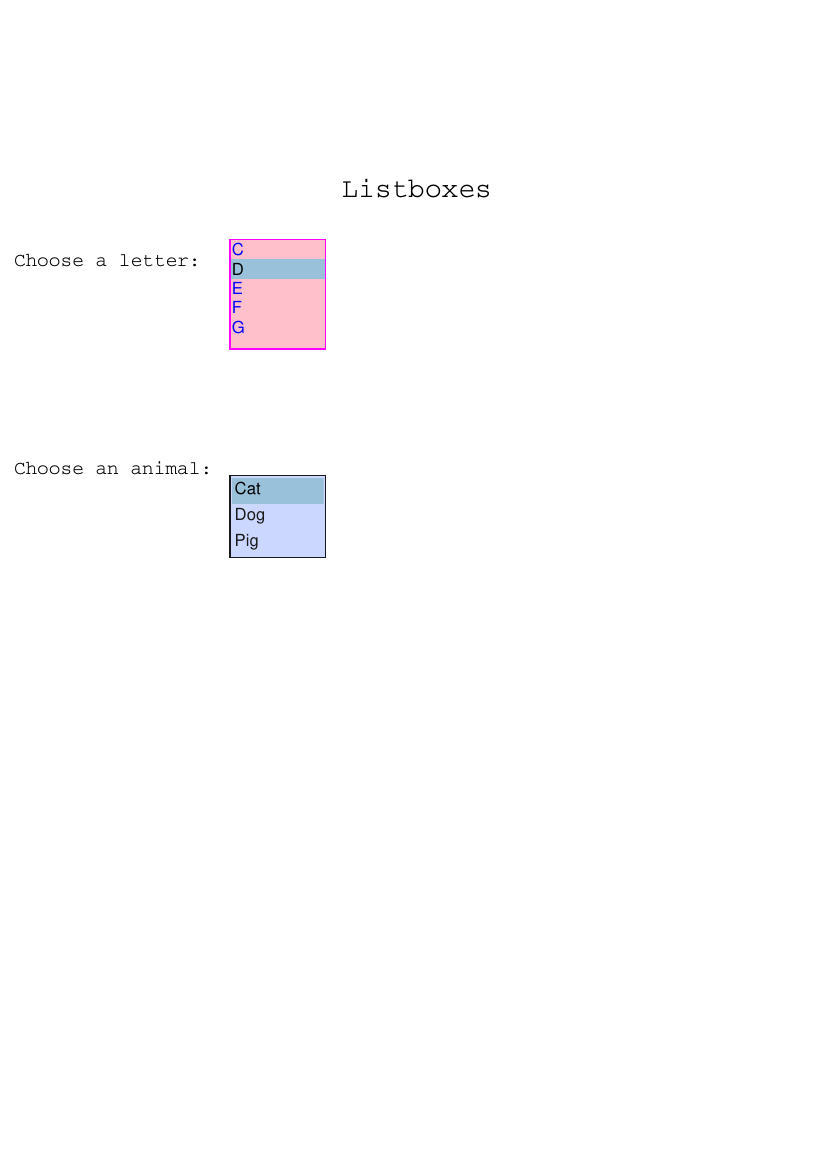

Recreate this plot in Python.
from reportlab.pdfgen import canvas
from reportlab.lib.colors import magenta, pink, blue


def create_simple_listboxes():
    c = canvas.Canvas('listbox.pdf')

    c.setFont("Courier", 20)
    c.drawCentredString(300, 700, 'Listboxes')
    c.setFont("Courier", 14)
    form = c.acroForm

    c.drawString(10, 650, 'Choose a letter:')
    options = [('A', 'Av'), 'B', ('C', 'Cv'), ('D', 'Dv'), 'E', ('F',), ('G', 'Gv')]
    form.listbox(name='listbox1', tooltip='Field choice1', value='A',
                 x=165, y=590,
                 width=70, height=80,
                 borderColor=magenta, fillColor=pink, textColor=blue,
                 forceBorder=True,
                 options=options,
                 fieldFlags='multiSelect')

    c.drawString(10, 500, 'Choose an animal:')
    options = [('Cat', 'cat'), ('Dog', 'dog'), ('Pig', 'pig')]
    form.listbox(name='choice2', tooltip='Field choice2', value='Cat',
                 options=options,
                 x=165, y=440,
                 width=70, height=60,
                 borderStyle='solid', borderWidth=1,
                 forceBorder=True)

    c.save()


if __name__ == '__main__':
    create_simple_listboxes()
